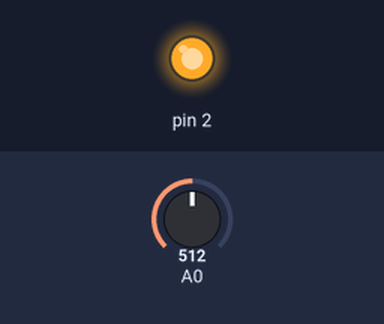
This sketch was run on a simulated Arduino Uno, built with avr-gcc and run on an emulated ATmega328P. On the bench: output pins drawn as LEDs (lit = HIGH). The inputs (shaded band) are chosen by the test bench; at power-on: A0 = 512.

Above: at 1.2 s.
1.3 s: A0 set to 361
2.8 s: A0 set to 338
At 3.5 s:
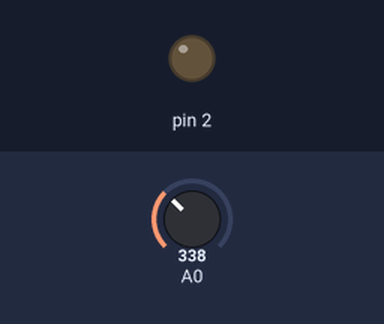
4.3 s: A0 set to 360
At 4.9 s:
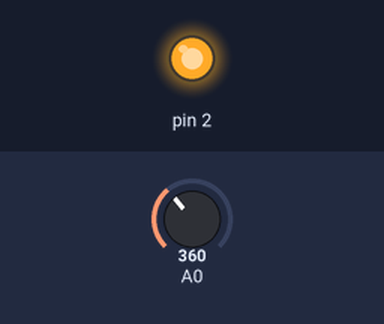
5.8 s: A0 set to 340
At 7.1 s:
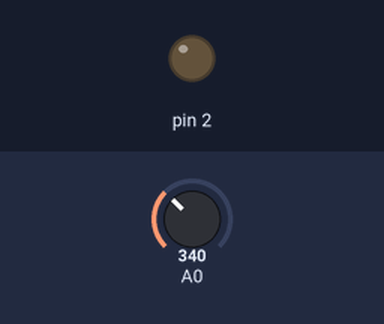
Timing chart, 0 to 8.3 s (numbered marks = the images above; inputs shaded):
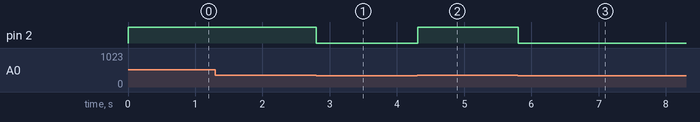

Measured:
- the behaviour switches between 351 and 350 on A0 (found by bisection; images 0 and 1)
- after the input at 1.3 s, every drawn part: stays the same
- after the input at 2.8 s, pin 2: HIGH → LOW at once
- after the input at 4.3 s, pin 2: LOW → HIGH at once
- after the input at 5.8 s, pin 2: HIGH → LOW at once

The sketch:

Kod.ino
```cpp
void setup()
{
  pinMode(A0, INPUT);
  pinMode(2, OUTPUT);
}

void loop()
{
  if (analogRead(A0) > 350) {
    digitalWrite(2, HIGH);
  } else {
    digitalWrite(2, LOW);
  }
  delay(10); // Delay a little bit to improve simulation performance
}
```
